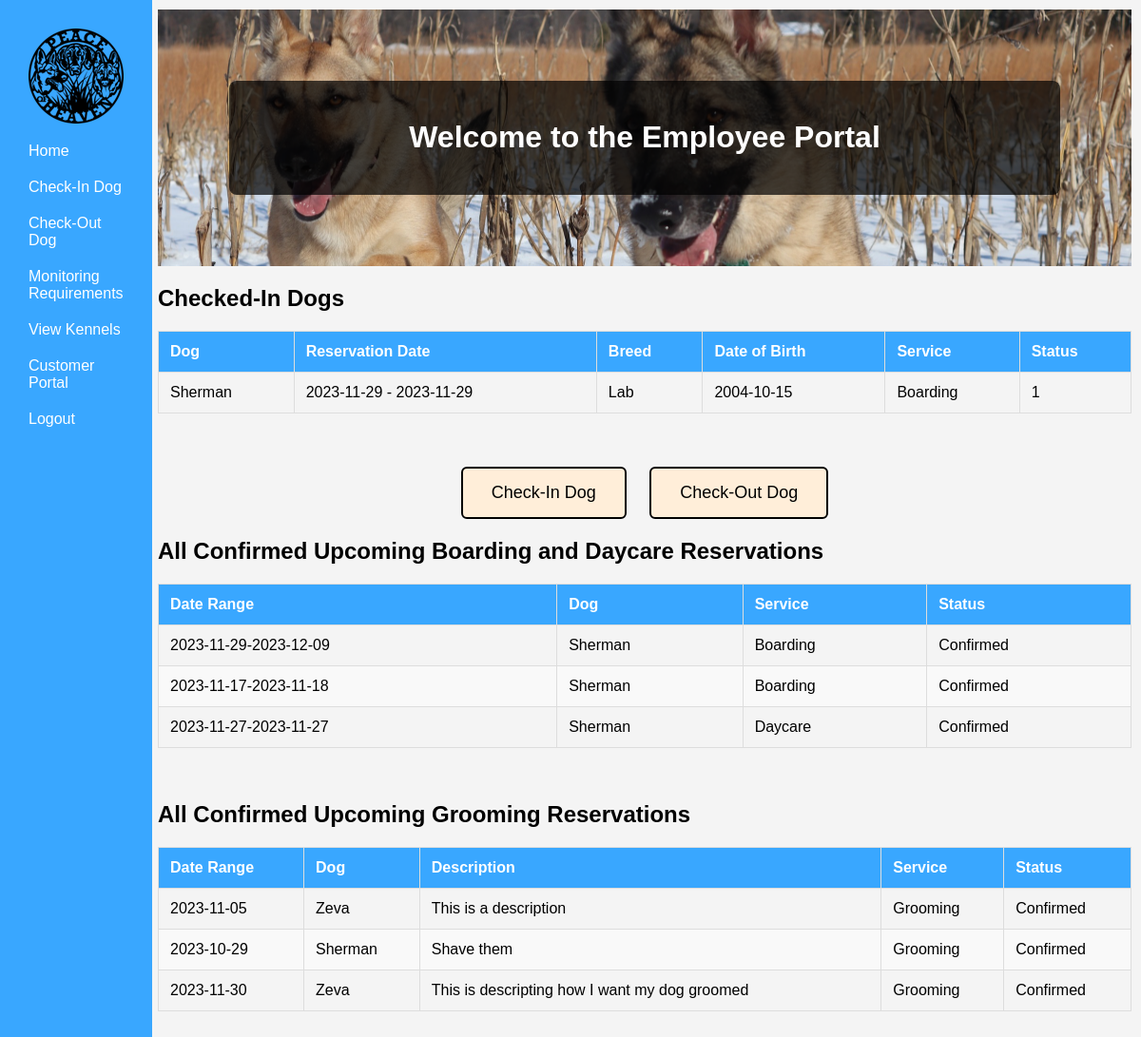
Page /php/Employee Portal/EmpHome.php (signed in) on the earlier database version.
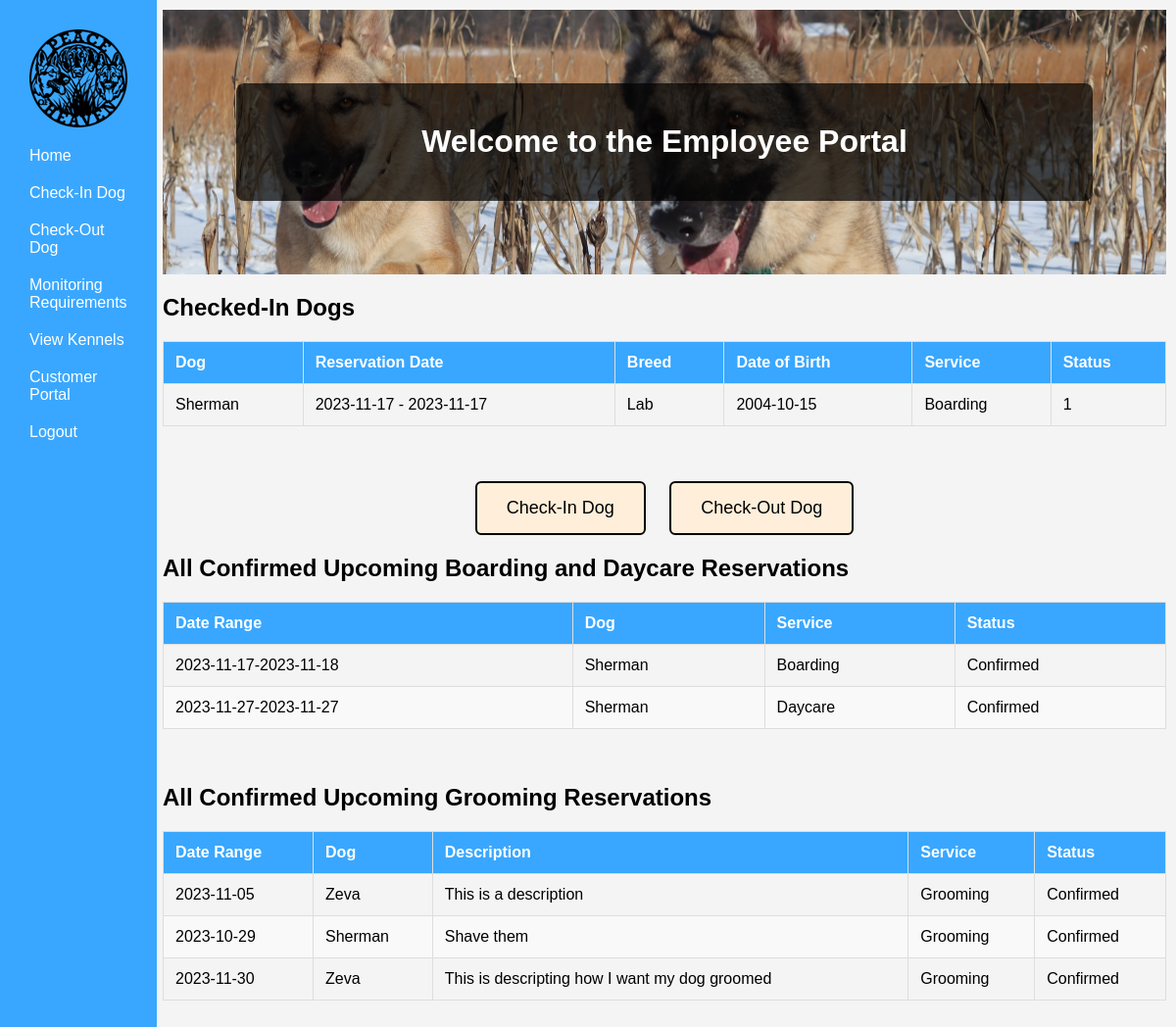
Same page on the later database version.
### tables this page shows
CREATE TABLE `reservation` (
  `Res_ID` int(11) NOT NULL,
  `ResStartTime` date NOT NULL,
  `ResEndTime` date NOT NULL,
  `EmerContact` text NOT NULL,
  `EmerPhone` varchar(12) NOT NULL,
  `isCheckedIn` tinyint(1) NOT NULL,
  `ServiceType` text NOT NULL,
  `isApproved` tinyint(1) NOT NULL,
  `ResDesc` varchar(500) NOT NULL,
  `isFinished` tinyint(1) NOT NULL,
  `CustID` int(11) NOT NULL,
  `DogID` int(11) NOT NULL,
  `KennelID` int(11) NOT NULL
);

CREATE TABLE `dog` (
  `DogID` int(11) NOT NULL,
  `DogName` varchar(30) NOT NULL,
  `Breed` varchar(30) NOT NULL,
  `DogDOB` date NOT NULL,
  `Sex` char(1) NOT NULL,
  `isFixed` tinyint(1) NOT NULL,
  `Weight` int(3) NOT NULL,
  `Color` varchar(16) NOT NULL,
  `HasForms` tinyint(1) NOT NULL DEFAULT 0,
  `DogOtherInfo` varchar(500) NOT NULL,
  `CustID` int(11) NOT NULL
);

CREATE TABLE `grooming_reservation` (
  `GroomResID` int(11) NOT NULL,
  `ResStartDate` date NOT NULL,
  `ResEndDate` date NOT NULL,
  `EmerContact` varchar(255) NOT NULL,
  `EmerPhone` varchar(12) NOT NULL,
  `isApproved` tinyint(1) NOT NULL DEFAULT 0,
  `GroomingDesc` varchar(500) NOT NULL,
  `isFinished` tinyint(1) NOT NULL DEFAULT 0,
  `CustID` int(11) NOT NULL,
  `DogID` int(11) NOT NULL
);

### php/UserHandling/classes/Config.php (called while the page is built)
<?php
class Config {
    public static function get($path = null) {
        if($path) {
            $config = $GLOBALS['config'];
            $path = explode('/',$path);
            foreach($path as $bit ) {
                if(isset($config[$bit])) {
                    $config = $config[$bit];
                } else {
                    return false;
                }
            }
            return $config;
        }
        return false;
    }
}

### php/UserHandling/classes/DB.php (called while the page is built, shortened)
<?php
class DB {
    private static $_instance = null;
    private $_pdo,
            $_query,
            $_lastQuery,
            $_error = false,
            $_results,
            $_count = 0;
    private function __construct() {
        try {
            $this->_pdo = new PDO('mysql:host=' . Config::get('mysql/host') . ';dbname=' . Config::get('mysql/db'),Config::get('mysql/username'), Config::get('mysql/password'));
        } catch (PDOException $e) {
            die($e->getMessage());
        }
    }
    public static function getInstance() {
        if(!isset(self::$_instance)) {
            self::$_instance = new DB();
        }
        return self::$_instance;
    }
    public function query($sql, $params = array()) {
        $this->_error = false;
        if($this->_query = $this->_pdo->prepare($sql)) {
            $x=1;
            if(count($params)) {
                foreach($params as $param) {
                    $this->_query->bindValue($x, $param);
                    $x++;
                }
            }
            if($this->_query->execute()) {
                $this->_results = $this->_query->fetchAll(PDO::FETCH_OBJ);
                $this->_count = $this->_query->rowCount();
            } else {
                $this->_error = true;
            }
        }
        return $this;
    }
    public function get($table, $where) {
        return $this->action('SELECT *', $table, $where);
    }
    public function results() {
        return $this->_results;
    }
    public function first() {
        return $this->results()[0];
    }
    private function action ($action, $table, $where = array()) {
        if(count($where) === 3) {
            $operators = array('=','>','<','<=','>=');
            $field      = $where[0];
            $operator   = $where[1];
            $value      = $where[2];
            if (in_array($operator, $operators)) {
                $sql = "{$action} FROM {$table} WHERE {$field} {$operator} ?";
                if(!$this->query($sql,array($value))->error()) {
                    return $this;
                }
            }
        }
        return false;
    }
    public function count() {
        return $this->_count;
    }
    public function error() {
        return $this->_error;
    }
    public function selectWhere($table, $conditions = array()) {
        if (count($conditions) > 0) {
            $where = '';
            $x = 1;
            foreach ($conditions as $field => $value) {
                $where .= "{$field} = ?";
                if ($x < count($conditions)) {
                    $where .= ' AND ';
                }
                $x++;
            }
            $sql = "SELECT * FROM {$table} WHERE {$where}";
            if (!$this->query($sql, array_values($conditions))->error()) {
                return $this;
            }
        }
        return false;
    }
}

### php/UserHandling/classes/User.php (called while the page is built, shortened)
<?php
class User {
    private $_db,
            $_data,
            $_sessionName,
            $_cookieName,
            $_isLoggedIn;
    public function __construct($user = null) {
        $this->_db = DB::getInstance();
        $this->_sessionName = Config::get('session/session_name');
        if(!$user) {
            if(Session::exists($this->_sessionName)) {
                $user = Session::get($this->_sessionName);
                if($this->find($user)) {
                    $this->_isLoggedIn = true;
                } else {
                }
            }
        } else {
            $this->find($user);
        }
    }
    public function find($user = null) {
        if($user) {
            $field = (is_numeric($user)) ? 'id' : 'username';
            $data = $this->_db->get('users', array($field, '=', $user));
            if($data->count() > 0) {
                $this->_data = $data->first();
                return true;
            }
        }
        return false;
    }
    public function data() {
        return $this->_data;
    }
    public function isLoggedIn() {
        return $this->_isLoggedIn;
    }
}

### php/UserHandling/classes/Session.php (called while the page is built, shortened)
<?php
class Session {
    public static function exists($name) {
        return (isset($_SESSION[$name])) ? true : false;
    }
    public static function get($name) {
        return $_SESSION[$name];
    }
}

### php/UserHandling/classes/Reservation.php (called while the page is built, shortened)
<?php
class Reservation {
    private $_db,
            $_reservationData;
    public function __construct($service, array $dogs) {
        $this->_db = DB::getInstance();
    }
    public function getReservationData()
    {
        return $this->_reservationData;
    }
    public function getCheckedInReservations() {
        $whereConditions = array(
            'isApproved' => 1,
            'isCheckedIn' => 1,
            'isFinished' => 0,
        );
        $data = $this->_db->selectWhere('reservation', $whereConditions);
        if ($data->count() > 0) {
            $this->_reservationData = $data->results();
            return true;
        } else {
            return false;
        }
    }
    public function getConfirmedReservations(){
        $whereConditions = array(
            'isApproved' => 1,
            'isFinished' => 0,
        );
        $data = $this->_db->selectWhere('reservation', $whereConditions);
        if ($data->count() > 0) {
            $this->_reservationData = $data->results();
            return true;
        } else {
            return false;
        }
    }
}

### php/UserHandling/classes/Dog.php (called while the page is built, shortened)
<?php
class Dog {
    private $_db,
            $_dogData,
            $_sessionName;
    public function __construct() {
        $this->_db = DB::getInstance();
    }
    public function findDogInfoWithDogID($dog = null){
        if($dog){
            $fields = 'DogID';
            $data = $this->_db->get('dog', array($fields, '=', $dog));
            if($data->count() > 0) {
                $this->_dogData = $data->first();
                return true;
            }
        }else{
            return false;
        }
    }
    public function data(){
        return $this->_dogData;
    }
}

### php/UserHandling/classes/GroomingReservation.php (called while the page is built, shortened)
<?php
class GroomingReservation {
    private $_db,
            $_groomingReservationData,
            $_sessionName,
            $_cookieName;
    public function __construct($service, array $dogs) {
        $this->_db = DB::getInstance();
    }
    public function getReservationData()
    {
        return $this->_groomingReservationData;
    }
    public function getConfirmedGroomingReservations(){
        $whereConditions = array(
            'isApproved' => 1,
            'isFinished' => 0,
        );
        $data = $this->_db->selectWhere('grooming_reservation', $whereConditions);
        if ($data->count() > 0) {
            $this->_groomingReservationData = $data->results();
            return true;
        } else {
            return false;
        }
    }
}

### php/Employee Portal/EmpHome.php (the view, shortened to what the changed rows need)
<?php
    $user = new User();
    if($user->isLoggedIn()) {
    if($user->data()->group == 2 ){
        include("../Employee Portal/EmpNavBar.php");
    }
?>
<!DOCTYPE html>
<html>
<head>
    <link rel="stylesheet" href="/PeaceOfHeavenWebPage/css/EmpHome.css">
</head>
<body>
    <div class=content>
    <div class="header">
        <div class="welcome-box">
        <h1>Welcome to the Employee Portal</h1>
        </div>
    </div>
<h2>Checked-In Dogs</h2>
        <table>
            <thead>
            <tr>
                <th>Dog</th>
                <th>Reservation Date</th>
                <th>Breed</th>
                <th>Date of Birth</th>
                <th>Service</th>
                <th>Status</th>
            </tr>
            </thead>
            <tbody>
            <?php
            $reservation = new Reservation('reservation', array());
            $dog = new Dog();
            $reservation->getCheckedInReservations();
            $reservationData = $reservation->getReservationData();
            if(!empty($reservationData)){
                foreach ($reservationData as $reservation){
                    echo '<tr>';
                    $dog->findDogInfoWithDogID($reservation->DogID);
                    $dogData = $dog->data();
                    $dogName = $dog->data()->DogName;
                    echo '<td>'. $dogName . '</td>';
                    echo '<td>'. $reservation->ResStartTime . ' - ' .  $reservation->ResStartTime . '</td>';
                    echo '<td>' . $dogData->Breed . '</td>';
                    echo '<td>' . $dogData->DogDOB . '</td>';
                    echo '<td>' . $reservation->ServiceType . '</td>';
                    echo '<td>' . $reservation->isApproved . '</td>';
                    echo '</tr>';
                }
            }
            ?>
            </tbody>
        </table>
        <br><br>
         <h2>All Confirmed Upcoming Boarding and Daycare Reservations</h2>
        <table>
            <thead>
            <tr>
                <th>Date Range</th>
                <th>Dog</th>
                <th>Service</th>
                <th>Status</th>
            </tr>
            </thead>
            <tbody>
            <?php
                $reservation = new Reservation('service', array());
                $dog = new Dog();
                $reservation->getConfirmedReservations();
                $allReservations = $reservation->getReservationData();
                if(!empty($allReservations)){
                    foreach ($allReservations as $reservation){
                        echo '<tr>';
                        echo '<td>' . $reservation->ResStartTime . '-'.$reservation->ResEndTime.'</td>';
                        $dog->findDogInfoWithDogID($reservation->DogID);
                        $dogName = $dog->data()->DogName;
                        echo '<td>'.$dogName.'</td>';
                        echo '<td>' . $reservation->ServiceType .'</td>';
                        echo '<td> Confirmed </td>';
                        echo '</tr>';
                    }
                }
            ?>
            </tbody>
        </table>
        <br><br>
                <h2>All Confirmed Upcoming Grooming Reservations</h2>
        <table>
            <thead>
            <tr>
                <th>Date Range</th>
                <th>Dog</th>
                <th>Description</th>
                <th>Service</th>
                <th>Status</th>
            </tr>
            </thead>
            <tbody>
            <?php
                $reservation = new GroomingReservation('service', array());
                $dog = new Dog();
                $reservation->getConfirmedGroomingReservations();
                $allReservations = $reservation->getReservationData();
                if(!empty($allReservations)){
                    foreach ($allReservations as $reservation){
                        echo '<tr>';
                        echo '<td>' . $reservation->ResStartDate . '</td>';
                        $dog->findDogInfoWithDogID($reservation->DogID);
                        $dogName = $dog->data()->DogName;
                        echo '<td>'.$dogName.'</td>';
                        $groomDesc = $reservation->GroomingDesc;
                        echo '<td>'.$groomDesc.'</td>';
                        echo '<td> Grooming </td>';
                        echo '<td> Confirmed </td>';
                        echo '</tr>';
                    }
                }
            ?>
            </tbody>
        </table>
        <br><br>
    </div>
</body>
</html>
<?php } ?>

Differences in the rows shown:
no longer on this page (row edited): reservation: DogID.DogName "Sherman", ResStartTime "2023-11-29", DogID.Breed "Lab", DogID.DogDOB "2004-10-15", ServiceType "Boarding", isApproved "1", ResEndTime "2023-12-09"
now on one of the page's lists (row edited): reservation: DogID.DogName "Sherman", ResStartTime "2023-11-17", DogID.Breed "Lab", DogID.DogDOB "2004-10-15", ServiceType "Boarding", isApproved "1"
